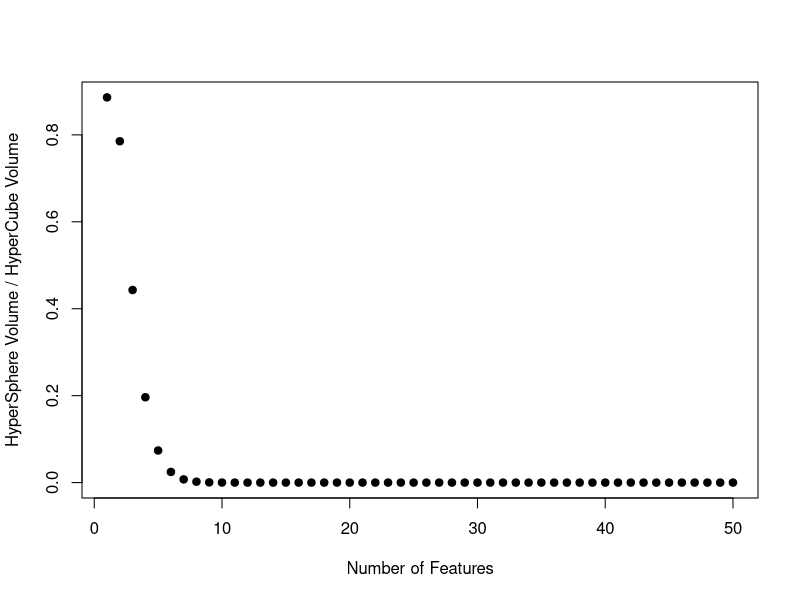

The R source for this figure:
## ---- chunk 1
plot((pi*((1:50)/2))/((1:50)*2^((1:50)-1)*gamma((1:50)/2)),
     ylab = "HyperSphere Volume / HyperCube Volume", pch = 19, xlab = "Number of Features")
